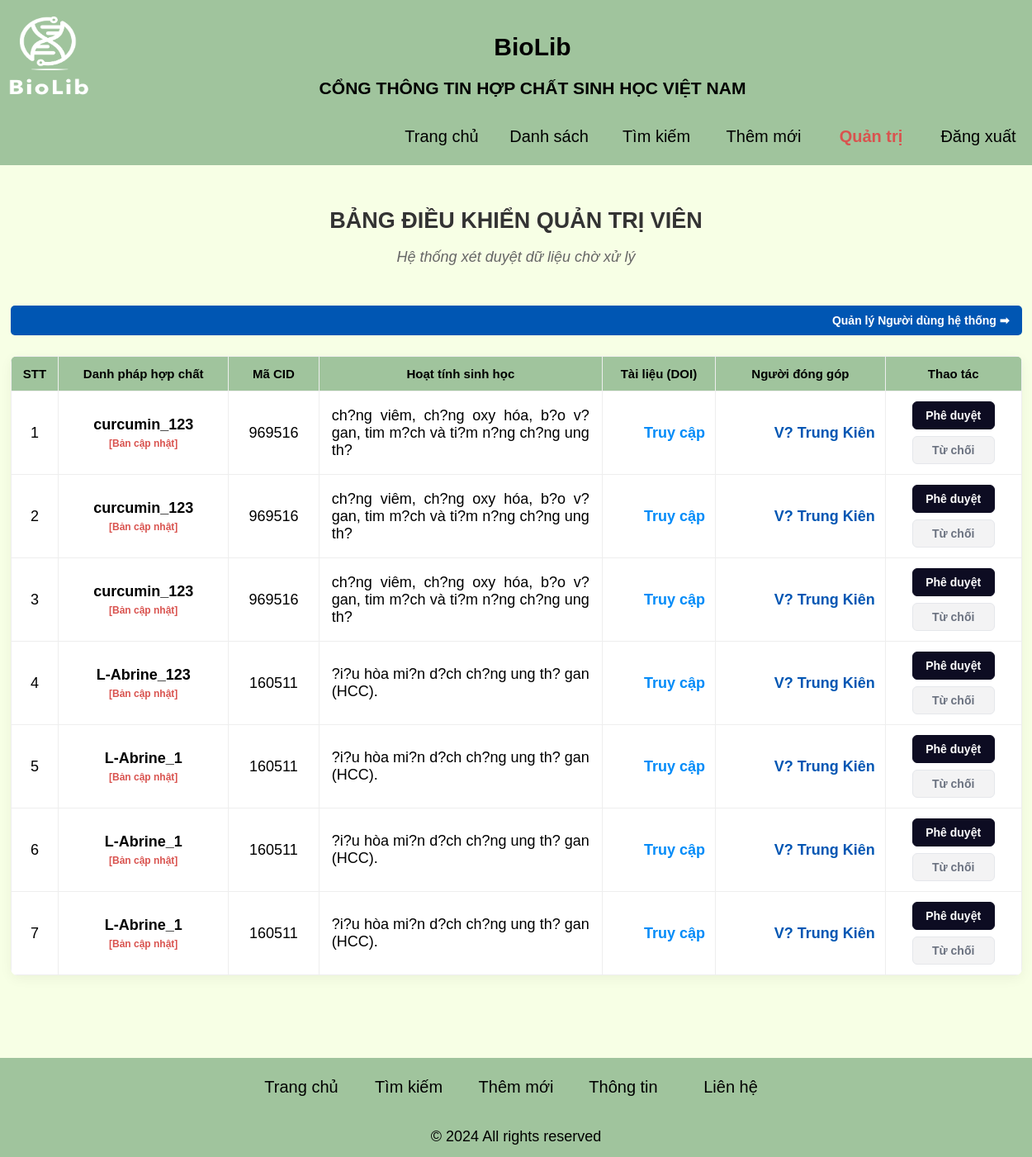
Screenshot of /admin_dashboard.php (signed in) with the database file from the repository.
### tables this page shows
CREATE TABLE `compoundbiolib` (
  `stt` int(11) NOT NULL,
  `name` varchar(255) NOT NULL,
  `cid` int(20) NOT NULL,
  `smiles` varchar(255) DEFAULT NULL,
  `benefit` varchar(255) DEFAULT NULL,
  `weakness` varchar(255) DEFAULT NULL,
  `origin` varchar(255) DEFAULT NULL,
  `purpose` varchar(255) DEFAULT NULL,
  `doi` varchar(255) DEFAULT NULL,
  `new_stt` int(11) DEFAULT NULL,
  `status` varchar(50) DEFAULT 'pending',
  `created_by` int(10) DEFAULT NULL,
  `edit_of` int(11) DEFAULT NULL
);

CREATE TABLE `users` (
  `id` int(11) NOT NULL,
  `username` varchar(50) NOT NULL,
  `password` varchar(255) NOT NULL,
  `role` enum('user','admin') NOT NULL DEFAULT 'user',
  `email` varchar(100) DEFAULT NULL,
  `fullname` varchar(150) DEFAULT NULL,
  `academic_level` varchar(100) DEFAULT NULL,
  `major` varchar(255) DEFAULT NULL,
  `institution` varchar(255) DEFAULT NULL,
  `research_interests` varchar(255) DEFAULT NULL,
  `academic_statement` text DEFAULT NULL,
  `profile_links` text DEFAULT NULL,
  `publications` varchar(255) DEFAULT NULL
);

### admin_dashboard.php (the view, shortened to what this page needs)
<?php
require_once 'config.php';
include_once 'header.php';
?>
<!DOCTYPE html>
<html lang="vi">
<head>
</head>
<body>
    <div class="centered-content">
        <div class="dashboard-header">
            <h2>BẢNG ĐIỀU KHIỂN QUẢN TRỊ VIÊN</h2>
            <p>Hệ thống xét duyệt dữ liệu chờ xử lý</p>
        </div>
    <div style="width: 98%; text-align: right; margin-bottom: 15px;">
            <a href="manage_users.php" style="text-decoration: none; color: #fff; background-color: #0056b3; padding: 10px 15px; border-radius: 5px; font-weight: bold; font-size: 14px; transition: 0.3s;">
                Quản lý Người dùng hệ thống ➡
            </a>
    </div>
        <?php
        $sql = "SELECT c.*, u.id AS user_id, u.fullname, u.username
                FROM compoundbiolib c
                LEFT JOIN users u ON c.created_by = u.id
                WHERE c.status IN ('pending', 'pending_update')
                ORDER BY c.stt DESC";
        $result = mysqli_query($conn, $sql);
        if ($result && mysqli_num_rows($result) > 0) {
            echo "<table>";
            echo "<tr>
                    <th style='width: 3%'>STT</th>
                    <th style='width: 15%'>Danh pháp hợp chất</th>
                    <th style='width: 8%'>Mã CID</th>
                    <th style='width: 25%'>Hoạt tính sinh học</th>
                    <th style='width: 10%'>Tài liệu (DOI)</th>
                    <th style='width: 15%'>Người đóng góp</th>
                    <th style='width: 12%'>Thao tác</th>
                  </tr>";
            $stt_hienthi = 1;
            while ($row = mysqli_fetch_assoc($result)) {
                echo "<tr id='row-{$row['stt']}'>";
                echo "<td>" . $stt_hienthi++ . "</td>";
                $status_label = ($row['status'] == 'pending_update')
                    ? "<span class='status-update'>[Bản cập nhật]</span>"
                    : "<span class='status-new'>[Bản ghi mới]</span>";
                echo "<td><strong>" . htmlspecialchars($row['name']) . "</strong>" . $status_label . "</td>";
                echo "<td>" . htmlspecialchars($row['cid']) . "</td>";
                echo "<td class='text-justify'>" . htmlspecialchars($row['benefit']) . "</td>";
                $doi = trim($row['doi']);
                if (!empty($doi)) {
                    $doi_link = (strpos($doi, 'http') === 0) ? $doi : 'https://doi.org/' . $doi;
                    echo "<td><a href='" . htmlspecialchars($doi_link) . "' target='_blank' class='doi-link'>Truy cập</a></td>";
                } else {
                    echo "<td><i style='color:#bbb;'>Không có</i></td>";
                }
                $author_name = !empty($row['fullname']) ? $row['fullname'] : $row['username'];
                if ($row['user_id']) {
                    echo "<td><a href='view_user.php?id=" . urlencode($row['user_id']) . "' class='user-link' title='Truy cập hồ sơ học thuật'>" . htmlspecialchars($author_name) . "</a></td>";
                } else {
                    echo "<td><i style='color:#bbb;'>Khách ẩn danh</i></td>";
                }
                echo "<td>
                        <div class='action-cell'>
                            <button onclick=\"processAction('approve.php?id={$row['stt']}', '{$row['stt']}', 'Phê duyệt')\" class='btn-action btn-approve'>Phê duyệt</button>
                            <button onclick=\"processAction('delete_compound.php?id={$row['stt']}', '{$row['stt']}', 'Từ chối')\" class='btn-action btn-reject'>Từ chối</button>
                        </div>
                      </td>";
                echo "</tr>";
            }
            echo "</table>";
        } else {
            echo "<h3 style='color: #666; margin-top: 40px; font-weight: normal;'>Hiện tại không có dữ liệu nào cần xét duyệt.</h3>";
        }
        ?>
    </div>
</body>
<?php include_once 'footer.php'; ?>
</html>

### header.php (style rules this page uses)
body { font-family: "Arial"; font-size: 18px; margin: 0; height: 100vh; background: rgb(247, 255, 229); color: #000; }
:root { --color-primary: rgb(247, 255, 229); }
a { cursor: pointer; text-align: right; display: block; }

### admin_dashboard.php (style rules this page uses)
.centered-content { margin: 0 auto; display: flex; align-items: center; justify-content: center; flex-direction: column; width: 100%; padding-bottom: 100px; padding-top: 30px; }
.dashboard-header { text-align: center; margin-bottom: 30px; }
.dashboard-header h2 { color: #333; margin-bottom: 5px; }
.dashboard-header p { color: #666; font-style: italic; }
table { width: 98%; border-collapse: collapse; margin-top: 10px; background-color: #fff; border-radius: 8px; overflow: hidden; box-shadow: 0 4px 15px rgba(0,0,0,0.05); }
th, td { border: 1px solid #eee; padding: 12px; text-align: center; vertical-align: middle; }
th { background-color: rgb(160, 196, 157); color: #000; font-size: 15px; }
.doi-link { color: #008bf8; text-decoration: none; font-weight: bold; }
.user-link { color: #0056b3; font-weight: bold; text-decoration: none; }
.status-update { color: #d9534f; font-size: 12px; font-weight: bold; display: block; margin-top: 5px; }
.action-cell { display: flex; flex-direction: column; gap: 8px; align-items: center; }
.btn-action { padding: 8px 12px; border-radius: 6px; font-size: 14px; font-weight: bold; text-decoration: none; display: inline-flex; align-items: center; justify-content: center; width: 100px; transition: all 0.2s ease-in-out; cursor: pointer; border: none; font-family: Arial, sans-serif; }
.btn-approve { background-color: #0d0c22; color: #fff; border: 1px solid #0d0c22; }
.btn-reject { background-color: #f3f3f4; color: #6b7280; border: 1px solid #e5e7eb; }
.text-justify { text-align: justify; padding: 10px 15px; }

### footer.php (style rules this page uses)
body { margin: 0; padding-bottom: 50px; min-height: 100vh; position: relative; }

### rows the page displays
compoundbiolib: name "curcumin_123", status "[Bản cập nhật]", cid "969516", benefit "ch?ng viêm, ch?ng oxy hóa, b?o v? gan, tim m?ch và ti?m n?ng ch?ng ung th?", users.fullname "V? Trung Kiên"
compoundbiolib: name "curcumin_123", status "[Bản cập nhật]", cid "969516", benefit "ch?ng viêm, ch?ng oxy hóa, b?o v? gan, tim m?ch và ti?m n?ng ch?ng ung th?", users.fullname "V? Trung Kiên"
compoundbiolib: name "curcumin_123", status "[Bản cập nhật]", cid "969516", benefit "ch?ng viêm, ch?ng oxy hóa, b?o v? gan, tim m?ch và ti?m n?ng ch?ng ung th?", users.fullname "V? Trung Kiên"
compoundbiolib: name "L-Abrine_123", status "[Bản cập nhật]", cid "160511", benefit "?i?u hòa mi?n d?ch ch?ng ung th? gan (HCC).", users.fullname "V? Trung Kiên"
compoundbiolib: name "L-Abrine_1", status "[Bản cập nhật]", cid "160511", benefit "?i?u hòa mi?n d?ch ch?ng ung th? gan (HCC).", users.fullname "V? Trung Kiên"
compoundbiolib: name "L-Abrine_1", status "[Bản cập nhật]", cid "160511", benefit "?i?u hòa mi?n d?ch ch?ng ung th? gan (HCC).", users.fullname "V? Trung Kiên"
compoundbiolib: name "L-Abrine_1", status "[Bản cập nhật]", cid "160511", benefit "?i?u hòa mi?n d?ch ch?ng ung th? gan (HCC).", users.fullname "V? Trung Kiên"
